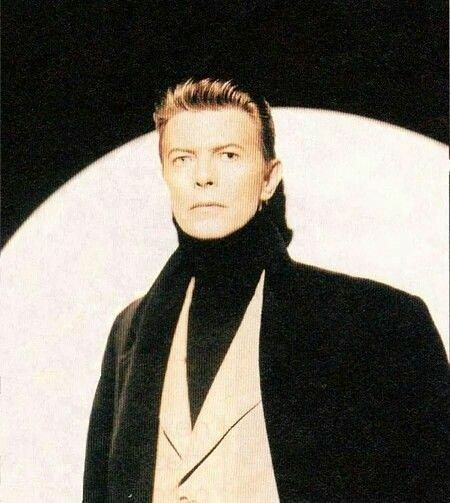
#> input picture person/boui.jpg, 450 x 503 px; its folder holds 3 pictures in this run
$ python Main.py   (Python 2 division)
#> lines starting #> are read from the running program, lines starting #| are printed output that depends on the picture; after the words box and inside, x2 and y2 are one past the last pixel; in counts of white or black regions, pixels touching at a corner belong together; pictures that were not available may be replaced by others from this repository, and a replacement may not be noted
from __future__ import division
from __future__ import print_function

import glob

import cv2 as cv

import numpy as np


def masked(frame):
    """
    Выдает обработанное изображение с учетом фона
    """
    hsv = cv.cvtColor(frame, cv.COLOR_BGR2HSV)
#> hsv: shape (200, 200, 3); mean H, S, V 31.9, 58.6, 117.8
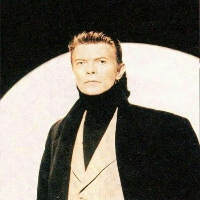
#> frame: shape (200, 200, 3); mean B, G, R 103, 112, 116.6
    lower_blue = np.array([0, 0, 120])
    upper_blue = np.array([180, 38, 255])
    mask = cv.inRange(hsv, lower_blue, upper_blue)
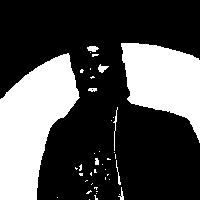
#> mask: shape (200, 200); 30.7% white; 41 white regions (32 under 20 px), largest, box (x1, y1, x2, y2) and area: (0, 53, 80, 200) 7043, (121, 43, 200, 143) 4829, (113, 107, 118, 151) 53
    result = cv.bitwise_and(frame, frame, mask=mask)
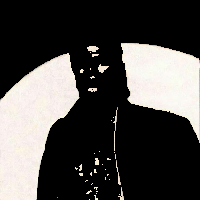
#> result: shape (200, 200, 3); mean B, G, R 71.8, 73.9, 76
    b, g, r = cv.split(result)
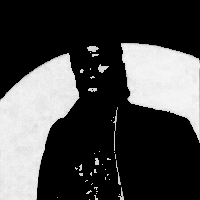
#> b: shape (200, 200); min 0, max 248, mean 71.8
    flt = g.copy()
    ret, mask = cv.threshold(flt, 10, 255, 1)
    frame[mask == 0] = 255
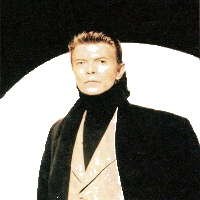
#> frame: shape (200, 200, 3); mean B, G, R 109.6, 116.5, 119
    return frame


def similarness(img1, img2) -> float:
    """
    Выдает коэффициент похожести между двумя изображениями
    """
    # Меняем цветовое пространство на HSV format
    hsv_base = cv.cvtColor(img1, cv.COLOR_BGR2HSV)
#> hsv_base: shape (200, 200, 3); mean H, S, V 27.3, 54.2, 120.1
    hsv_test1 = cv.cvtColor(img2, cv.COLOR_BGR2HSV)

    # Инициализация переменных для составления гистограммы
    h_bins = 50
    s_bins = 60
    histSize = [h_bins, s_bins]
    # hue varies from 0 to 179, saturation from 0 to 255
    h_ranges = [0, 180]
    s_ranges = [0, 256]
    ranges = h_ranges + s_ranges  # размер наших цветовых срезов

    # Используем нулевой и первый канал
    channels = [0, 1]

    # Создание гистограмм и их нормализация
    hist_base = cv.calcHist([hsv_base], channels, None, histSize, ranges, accumulate=False)
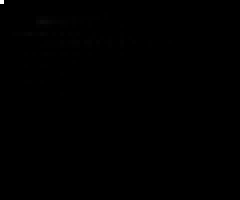
#> hist_base: shape (50, 60) float32 (shown 4 times larger); min 0, max 13387, mean 13.3; drawn with min black and max white
    cv.normalize(hist_base, hist_base, alpha=0, beta=1, norm_type=cv.NORM_MINMAX)
    hist_test1 = cv.calcHist([hsv_test1], channels, None, histSize, ranges, accumulate=False)
    cv.normalize(hist_test1, hist_test1, alpha=0, beta=1, norm_type=cv.NORM_MINMAX)

    # Нуль в качестве последнего элемента означает сравнение по методу корреляции
    return cv.compareHist(hist_base, hist_test1, 0)


# Указываем путь к папке с людьми + /*.jpg
path_to_person = '/Users/mihailmurunov/PycharmProjects/SaladBowlandBoui/person/*.jpg'

# Указываем путь к папке с салатницами + /*.jpg
path_to_salad_bowl = '/Users/mihailmurunov/PycharmProjects/SaladBowlandBoui/salad-dish/*.jpg'

persons = glob.glob(path_to_person)
sorted(persons)
images = glob.glob(path_to_salad_bowl)
sorted(images)

# Прогоняем для каждого человека с каждым изображением салатницы функцию похожести
for person in persons:
    answers = [0, 0]
    for image in images:
        tmp = similarness(masked(cv.resize(cv.imread(person), (200, 200))),
                          masked(cv.resize(cv.imread(image), (200, 200))))
#> tmp = 1
        if answers[0] < tmp:
            answers[0] = tmp
            answers[1] = image
    # Открываем это изображение и показываем
    guess = cv.imread(answers[1])
#> guess is the input picture: shape (503, 450, 3); mean B, G, R 103.1, 112.1, 116.7
    cur_person = cv.imread(person)
    cv.imshow("Person", cur_person)
    cv.imshow("Guess", guess)
    cv.waitKey(0)
    cv.destroyAllWindows()
#> pass 2 of the loop `for person in persons:`:
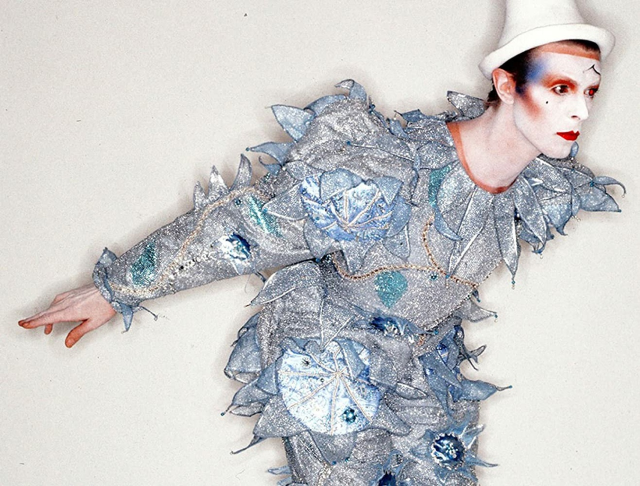
#> input picture person/boui2.jpg, 1280 x 972 px (shown at 1/2 size)
#> hsv: shape (200, 200, 3); mean H, S, V 52.4, 20.5, 209.2
#> in masked (call 3), `mask = cv.inRange(hsv, lower_blue, upper_blue)`:
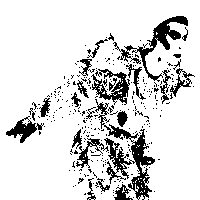
#> mask: shape (200, 200); 85.4% white; 285 black regions (260 under 20 px), largest, box (x1, y1, x2, y2) and area: (95, 99, 155, 200) 1502, (113, 16, 188, 82) 918, (91, 69, 130, 105) 570
#> hsv_base: shape (200, 200, 3); mean H, S, V 13.1, 10.6, 240.2
#> in similarness (call 2), `hist_base = cv.calcHist([hsv_base], channels, None, histSize, ranges, ..`:
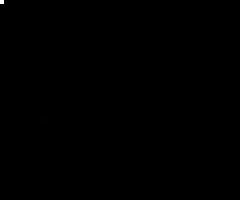
#> hist_base: shape (50, 60) float32 (shown 4 times larger); min 0, max 34154, mean 13.3; drawn with min black and max white
#> tmp = 0.993
#> cur_person is the input picture: shape (972, 1280, 3); mean B, G, R 202.4, 201.8, 201.9
#> pass 3 of the loop `for person in persons:`:
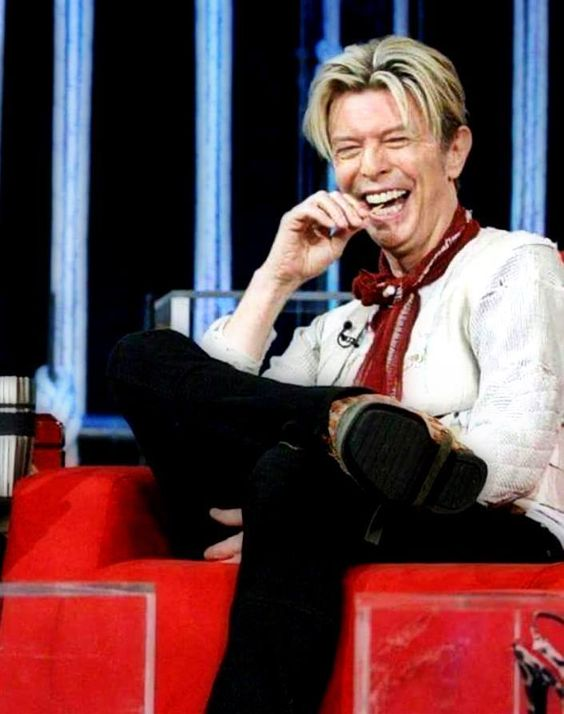
#> input picture person/boui3.jpg, 564 x 714 px
#> hsv: shape (200, 200, 3); mean H, S, V 51.8, 116.2, 110.2
#> in masked (call 5), `mask = cv.inRange(hsv, lower_blue, upper_blue)`:
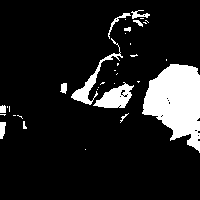
#> mask: shape (200, 200); 12.3% white; 34 white regions (22 under 20 px), largest, box (x1, y1, x2, y2) and area: (142, 64, 200, 153) 3323, (93, 82, 134, 108) 570, (71, 38, 123, 105) 488
#> hsv_base: shape (200, 200, 3); mean H, S, V 44.9, 114.9, 113.7
#> in similarness (call 3), `hist_base = cv.calcHist([hsv_base], channels, None, histSize, ranges, ..`:
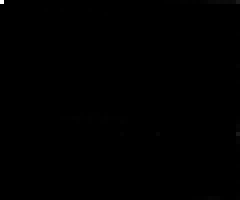
#> hist_base: shape (50, 60) float32 (shown 4 times larger); min 0, max 14155, mean 13.3; drawn with min black and max white
#> tmp = 0.975
#> cur_person is the input picture: shape (714, 564, 3); mean B, G, R 68.5, 64.8, 99.1
